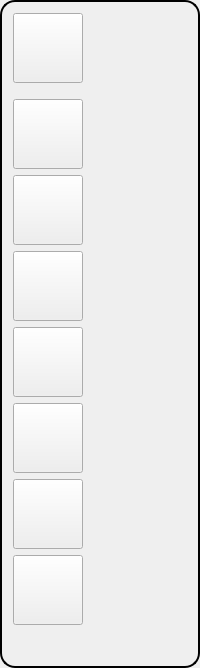
        <widget class="QFrame" name="TASKBARMAIN">
         <property name="styleSheet">
          <string notr="true">QFrame { border: 2px solid black; border-radius: 15px; } QFrame* { border: none; border-radius: 0; }</string>
         </property>
         <property name="frameShape">
          <enum>QFrame::Shape::Box</enum>
         </property>
         <property name="frameShadow">
          <enum>QFrame::Shadow::Raised</enum>
         </property>
         <layout class="QVBoxLayout" name="verticalLayout_4">
          <item>
           <widget class="QPushButton" name="IDC_QUITLIEU">
            <property name="minimumSize">
             <size>
              <width>70</width>
              <height>70</height>
             </size>
            </property>
            <property name="maximumSize">
             <size>
              <width>70</width>
              <height>70</height>
             </size>
            </property>
            <property name="text">
             <string/>
            </property>
            <property name="icon">
             <iconset resource="../../resource.qrc">
              <normaloff>:/icon/img/ExitArrera.png</normaloff>:/icon/img/ExitArrera.png</iconset>
            </property>
            <property name="iconSize">
             <size>
              <width>70</width>
              <height>70</height>
             </size>
            </property>
           </widget>
          </item>
          <item>
           <widget class="QPushButton" name="IDC_APPBUREAU">
            <property name="minimumSize">
             <size>
              <width>70</width>
              <height>70</height>
             </size>
            </property>
            <property name="maximumSize">
             <size>
              <width>50</width>
              <height>50</height>
             </size>
            </property>
            <property name="text">
             <string/>
            </property>
            <property name="icon">
             <iconset resource="../../resource.qrc">
              <normaloff>:/icon/img/application.png</normaloff>:/icon/img/application.png</iconset>
            </property>
            <property name="iconSize">
             <size>
              <width>65</width>
              <height>65</height>
             </size>
            </property>
           </widget>
          </item>
          <item>
           <widget class="QPushButton" name="IDC_ARRERAPOSTITE">
            <property name="minimumSize">
             <size>
              <width>70</width>
              <height>70</height>
             </size>
            </property>
            <property name="maximumSize">
             <size>
              <width>50</width>
              <height>50</height>
             </size>
            </property>
            <property name="text">
             <string/>
            </property>
            <property name="icon">
             <iconset resource="../../resource.qrc">
              <normaloff>:/icon/img/arrera-postite.png</normaloff>:/icon/img/arrera-postite.png</iconset>
            </property>
            <property name="iconSize">
             <size>
              <width>70</width>
              <height>70</height>
             </size>
            </property>
           </widget>
          </item>
          <item>
           <widget class="QPushButton" name="IDC_SIX">
            <property name="minimumSize">
             <size>
              <width>70</width>
              <height>70</height>
             </size>
            </property>
            <property name="maximumSize">
             <size>
              <width>50</width>
              <height>50</height>
             </size>
            </property>
            <property name="text">
             <string/>
            </property>
            <property name="icon">
             <iconset resource="../../resource.qrc">
              <normaloff>:/assistant/img/logo-six.png</normaloff>:/assistant/img/logo-six.png</iconset>
            </property>
            <property name="iconSize">
             <size>
              <width>70</width>
              <height>70</height>
             </size>
            </property>
            <property name="default">
             <bool>false</bool>
            </property>
            <property name="flat">
             <bool>false</bool>
            </property>
           </widget>
          </item>
          <item>
           <widget class="QPushButton" name="IDC_COPILOTE">
            <property name="minimumSize">
             <size>
              <width>70</width>
              <height>70</height>
             </size>
            </property>
            <property name="maximumSize">
             <size>
              <width>50</width>
              <height>50</height>
             </size>
            </property>
            <property name="text">
             <string/>
            </property>
            <property name="icon">
             <iconset resource="../../resource.qrc">
              <normaloff>:/assistant/img/copilote.png</normaloff>:/assistant/img/copilote.png</iconset>
            </property>
            <property name="iconSize">
             <size>
              <width>70</width>
              <height>70</height>
             </size>
            </property>
           </widget>
          </item>
          <item>
           <widget class="QPushButton" name="IDC_RYLEY">
            <property name="minimumSize">
             <size>
              <width>70</width>
              <height>70</height>
             </size>
            </property>
            <property name="maximumSize">
             <size>
              <width>50</width>
              <height>50</height>
             </size>
            </property>
            <property name="text">
             <string/>
            </property>
            <property name="icon">
             <iconset resource="../../resource.qrc">
              <normaloff>:/assistant/img/Ryley.png</normaloff>:/assistant/img/Ryley.png</iconset>
            </property>
            <property name="iconSize">
             <size>
              <width>70</width>
              <height>70</height>
             </size>
            </property>
           </widget>
          </item>
          <item>
           <widget class="QPushButton" name="IDC_TIGER">
            <property name="minimumSize">
             <size>
              <width>70</width>
              <height>70</height>
             </size>
            </property>
            <property name="maximumSize">
             <size>
              <width>50</width>
              <height>50</height>
             </size>
            </property>
            <property name="text">
             <string/>
            </property>
            <property name="icon">
             <iconset resource="../../resource.qrc">
              <normaloff>:/icon/img/arrera-tiger.png</normaloff>:/icon/img/arrera-tiger.png</iconset>
            </property>
            <property name="iconSize">
             <size>
              <width>70</width>
              <height>70</height>
             </size>
            </property>
           </widget>
          </item>
          <item>
           <widget class="QPushButton" name="IDC_PARA">
            <property name="minimumSize">
             <size>
              <width>70</width>
              <height>70</height>
             </size>
            </property>
            <property name="maximumSize">
             <size>
              <width>50</width>
              <height>50</height>
             </size>
            </property>
            <property name="text">
             <string/>
            </property>
            <property name="icon">
             <iconset resource="../../resource.qrc">
              <normaloff>:/icon/img/setting.png</normaloff>:/icon/img/setting.png</iconset>
            </property>
            <property name="iconSize">
             <size>
              <width>70</width>
              <height>70</height>
             </size>
            </property>
           </widget>
          </item>
          <item>
           <spacer name="verticalSpacer_7">
            <property name="orientation">
             <enum>Qt::Orientation::Vertical</enum>
            </property>
            <property name="sizeHint" stdset="0">
             <size>
              <width>20</width>
              <height>40</height>
             </size>
            </property>
           </spacer>
          </item>
         </layout>
        </widget>
